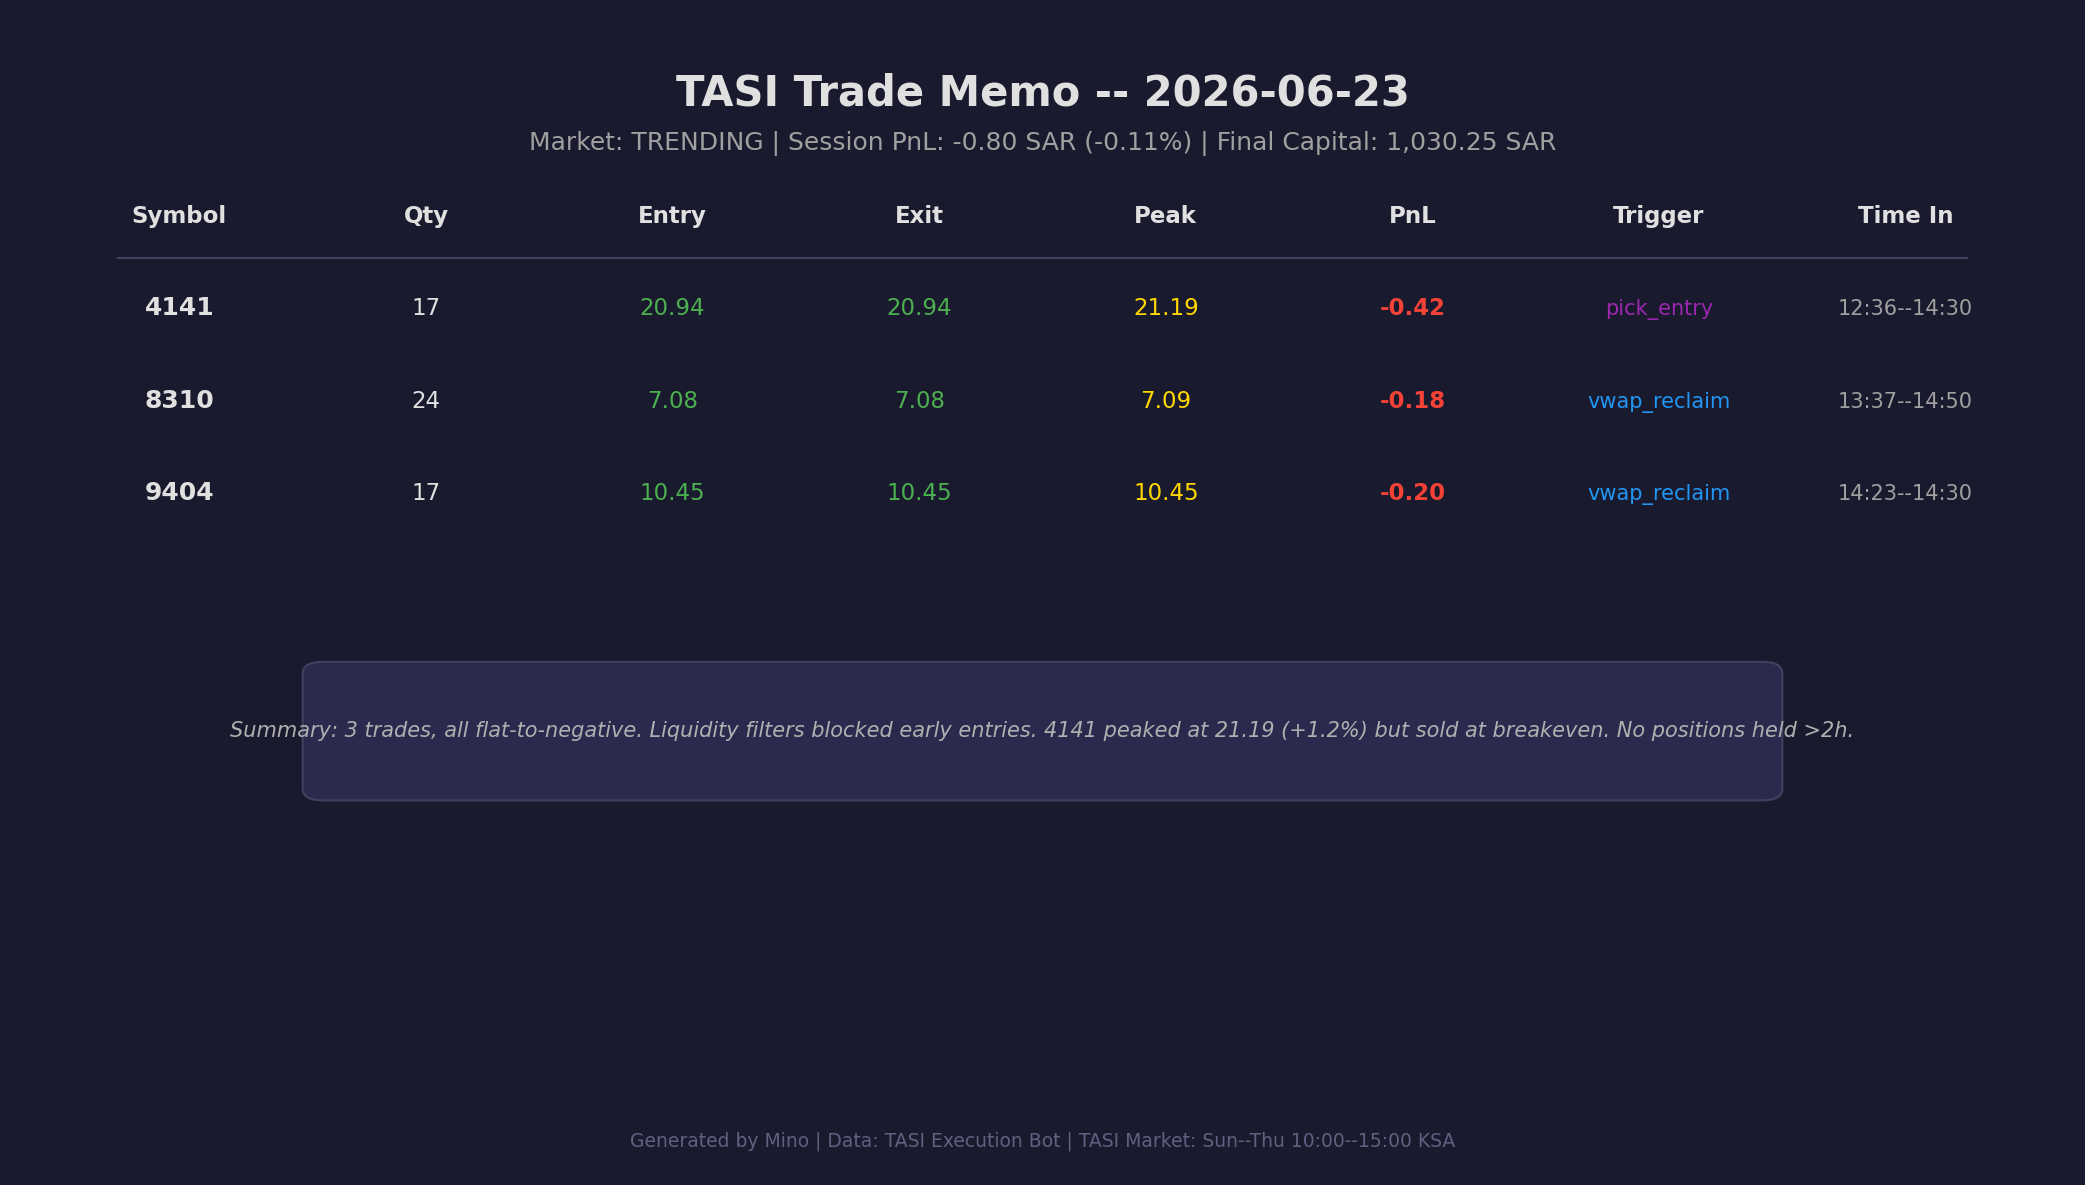

Recreate this plot in Python.
#!/usr/bin/env python3
"""
Generate today's trade memo chart (2026-06-23)
"""
import matplotlib
matplotlib.use('Agg')
import matplotlib.pyplot as plt
import matplotlib.patches as mpatches
from datetime import datetime
import numpy as np

# Trade data for 2026-06-23
trades = [
    {'symbol': '4141', 'qty': 17, 'entry': 20.94, 'entry_time': '12:36', 
     'exit': 20.94, 'exit_time': '14:30', 'trigger': 'pick_entry', 'peak': 21.19, 'pnl': -0.42},
    {'symbol': '8310', 'qty': 24, 'entry': 7.08, 'entry_time': '13:37', 
     'exit': 7.08, 'exit_time': '14:50', 'trigger': 'vwap_reclaim', 'peak': 7.09, 'pnl': -0.18},
    {'symbol': '9404', 'qty': 17, 'entry': 10.45, 'entry_time': '14:23', 
     'exit': 10.45, 'exit_time': '14:30', 'trigger': 'vwap_reclaim', 'peak': 10.45, 'pnl': -0.20},
]

# Create figure
fig, ax = plt.subplots(figsize=(14, 8))
fig.patch.set_facecolor('#1a1a2e')
ax.set_facecolor('#1a1a2e')

# Title
ax.text(0.5, 0.95, '🪼 TASI Trade Memo — 2026-06-23', 
        transform=ax.transAxes, fontsize=20, fontweight='bold',
        color='#e0e0e0', ha='center', va='top')

# Subtitle
ax.text(0.5, 0.90, 'Market: TRENDING | Session PnL: -0.80 SAR (-0.11%) | Final Capital: 1,030.25 SAR',
        transform=ax.transAxes, fontsize=12, color='#a0a0a0', ha='center', va='top')

# Table headers
headers = ['Symbol', 'Qty', 'Entry', 'Exit', 'Peak', 'PnL', 'Trigger', 'Time In']
header_y = 0.82

# Draw headers
for i, h in enumerate(headers):
    x = 0.08 + i * 0.12
    ax.text(x, header_y, h, transform=ax.transAxes, fontsize=11, 
            fontweight='bold', color='#e0e0e0', ha='center')

# Draw separator line
ax.plot([0.05, 0.95], [header_y - 0.03, header_y - 0.03], 
        transform=ax.transAxes, color='#404060', linewidth=1)

# Draw trade rows
row_y = header_y - 0.08
for trade in trades:
    # Symbol
    ax.text(0.08, row_y, trade['symbol'], transform=ax.transAxes, 
            fontsize=12, color='#e0e0e0', ha='center', fontweight='bold')
    
    # Qty
    ax.text(0.20, row_y, str(trade['qty']), transform=ax.transAxes, 
            fontsize=11, color='#e0e0e0', ha='center')
    
    # Entry
    ax.text(0.32, row_y, f"{trade['entry']:.2f}", transform=ax.transAxes, 
            fontsize=11, color='#4CAF50', ha='center')
    
    # Exit
    exit_color = '#4CAF50' if trade['exit'] >= trade['entry'] else '#f44336'
    ax.text(0.44, row_y, f"{trade['exit']:.2f}", transform=ax.transAxes, 
            fontsize=11, color=exit_color, ha='center')
    
    # Peak
    ax.text(0.56, row_y, f"{trade['peak']:.2f}", transform=ax.transAxes, 
            fontsize=11, color='#FFD700', ha='center')
    
    # PnL
    pnl_color = '#4CAF50' if trade['pnl'] >= 0 else '#f44336'
    pnl_sign = '+' if trade['pnl'] >= 0 else ''
    ax.text(0.68, row_y, f"{pnl_sign}{trade['pnl']:.2f}", transform=ax.transAxes, 
            fontsize=11, color=pnl_color, ha='center', fontweight='bold')
    
    # Trigger
    trigger_color = '#2196F3' if 'vwap' in trade['trigger'] else '#9C27B0'
    ax.text(0.80, row_y, trade['trigger'], transform=ax.transAxes, 
            fontsize=10, color=trigger_color, ha='center')
    
    # Time in market
    ax.text(0.92, row_y, f"{trade['entry_time']}–{trade['exit_time']}", transform=ax.transAxes, 
            fontsize=10, color='#a0a0a0', ha='center')
    
    row_y -= 0.08

# Summary box
summary_y = row_y - 0.05
ax.add_patch(mpatches.FancyBboxPatch((0.15, summary_y - 0.12), 0.70, 0.10,
                                    boxstyle="round,pad=0.01", 
                                    facecolor='#2a2a4e', edgecolor='#404060',
                                    transform=ax.transAxes))

ax.text(0.5, summary_y - 0.07, 
        '💡 Summary: 3 trades, all flat-to-negative. Liquidity filters blocked early entries. '
        '4141 peaked at 21.19 (+1.2%) but sold at breakeven. No positions held >2h.',
        transform=ax.transAxes, fontsize=10, color='#b0b0b0', 
        ha='center', va='center', style='italic')

# Footer
ax.text(0.5, 0.02, 'Generated by Mino 🪼 | Data: TASI Execution Bot | TASI Market: Sun–Thu 10:00–15:00 KSA',
        transform=ax.transAxes, fontsize=9, color='#606080', ha='center')

# Remove axes
ax.set_xlim(0, 1)
ax.set_ylim(0, 1)
ax.axis('off')

# Save
plt.tight_layout()
plt.savefig('/home/mino/tasi-exec/chart_memo_2026-06-23.png', 
            dpi=150, bbox_inches='tight', facecolor='#1a1a2e')
print("✅ Chart saved: /home/mino/tasi-exec/chart_memo_2026-06-23.png")
